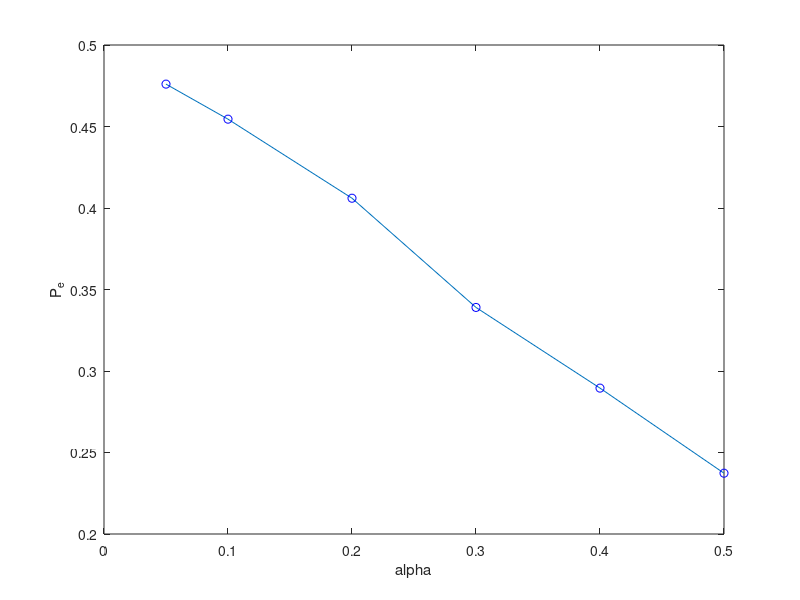

MATLAB code to generate this figure:
% step 3- Compute stego image
% genStegoImage(0.5, 'covers', 'stego050', 'pgm' )

% step 4- KB features
% genKBfeature('stego050')

% step 5- Steganalyze
% avgPe = zeros(1,6);
% avgAD = zeros(1,6)
% [avgPe(1), avgAD(1)] = calError('coversKB_features.mat', 'stego005KB_features.mat')
% [avgPe(2), avgAD(2)] = calError('coversKB_features.mat', 'stego010KB_features.mat')
% [avgPe(3), avgAD(3)] = calError('coversKB_features.mat', 'stego020KB_features.mat')
% [avgPe(4), avgAD(4)] = calError('coversKB_features.mat', 'stego030KB_features.mat')
% [avgPe(5), avgAD(5)] = calError('coversKB_features.mat', 'stego040KB_features.mat')
% [avgPe(6), avgAD(6)] = calError('coversKB_features.mat', 'stego050KB_features.mat')
alpha = [0.05, 0.1, 0.2, 0.3, 0.4, 0.5];
avgPe = [0.4760    0.4545    0.4060    0.3390    0.2895    0.2373];
plot(alpha, avgPe)
hold on
scatter(alpha,  avgPe, 'b')
xlabel('alpha')
ylabel('P_e')
hold off